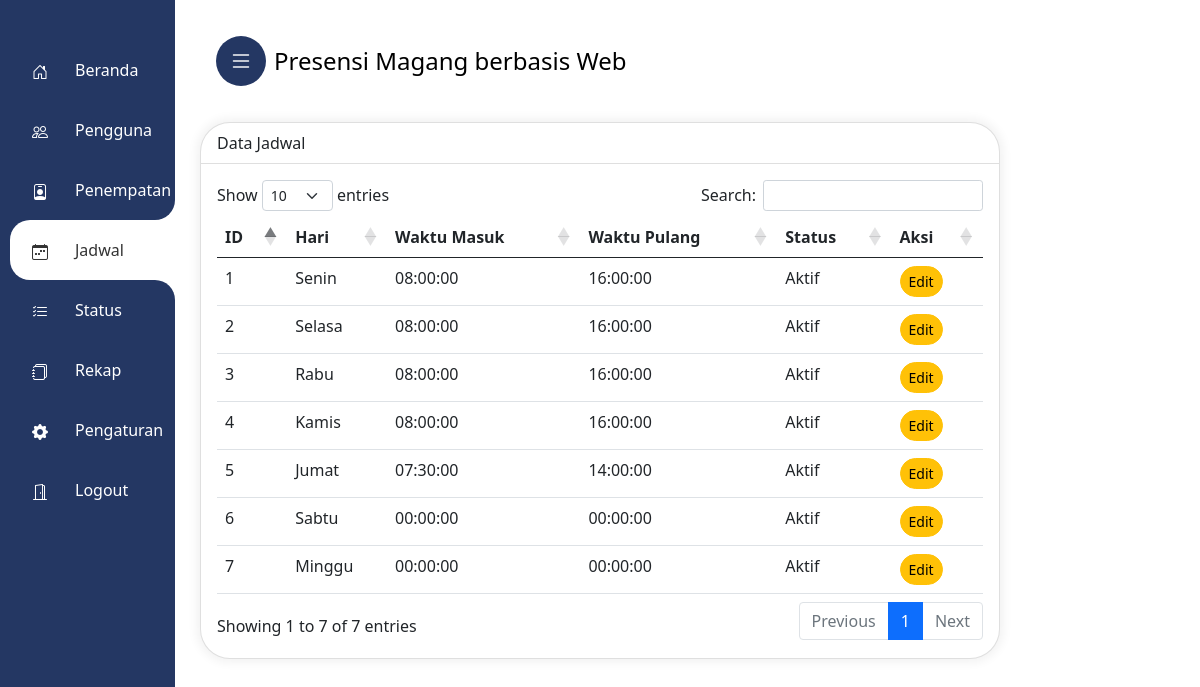
Screenshot of /admin/jadwal.php (signed in) with the database file from the repository.
### tables this page shows
CREATE TABLE `jadwal` (
  `id_jadwal` int(11) NOT NULL,
  `nama_hari` varchar(11) NOT NULL,
  `waktu_masuk` time NOT NULL,
  `waktu_pulang` time NOT NULL,
  `status` varchar(11) NOT NULL
);

### admin/jadwal.php (the view, shortened to what this page needs)
<?php
include_once 'main-admin.php';
    ?>
<!DOCTYPE html>
<html lang="en">
<head>
    <link href="https://cdn.jsdelivr.net/npm/bootstrap@5.0.0-beta2/dist/css/bootstrap.min.css" rel="stylesheet"
>
</head>
<body>
    <div class="mx-auto">
        <div class="card">
            <div class="card-header">
                Data Jadwal
            </div>
            <div class="card-body">
                <table class="table">
                    <thead>
                        <tr>
                            <th scope="col">ID</th>
                            <th scope="col">Hari</th>
                            <th scope="col">Waktu Masuk</th>
                            <th scope="col">Waktu Pulang</th>
                            <th scope="col">Status</th>
                            <th scope="col">Aksi</th>
                        </tr>
                    </thead>
                    <tbody>
                        <?php
                        $sql = "SELECT * FROM jadwal";
                        $stmt = $conn->prepare($sql);
                        $stmt->execute();
                        $result = $stmt->fetchAll(PDO::FETCH_ASSOC);
                        foreach ($result as $row) {
                            $id_jadwal = $row['id_jadwal'];
                            $nama_hari = $row['nama_hari'];
                            $waktu_masuk = $row['waktu_masuk'];
                            $waktu_pulang = $row['waktu_pulang'];
                            $status = $row['status'];
                            ?>
                            <tr>
                                <td scope="row">
                                    <?php echo $id_jadwal ?>
                                </td>
                                <td scope="row">
                                    <?php echo $nama_hari ?>
                                </td>
                                <td scope="row">
                                    <?php echo $waktu_masuk ?>
                                </td>
                                <td scope="row">
                                    <?php echo $waktu_pulang ?>
                                </td>
                                <td scope="row">
                                    <?php if ($status == "Nonaktif") { ?>
                                        <span class='text-danger'><?php echo $status ?></span>
                                    <?php } else { ?>
                                        <span><?php echo $status ?></span>
                                    <?php } ?>
                                </td>
                                <td scope="row">
                                    <a data-bs-toggle="modal" data-bs-target="#editModal"
                                        data-jadwal="<?php echo $id_jadwal ?>" data-namahari="<?php echo $nama_hari ?>"
                                        data-waktumasuk="<?php echo $waktu_masuk ?>"
                                        data-waktupulang="<?php echo $waktu_pulang ?>" data-status="<?php echo $status ?>">
                                        <button type="button" class="btn btn-warning btn-sm">Edit</button>
                                    </a>
                                </td>
                            </tr>
                            <?php
                        }
                        ?>
                    </tbody>
                </table>
            </div>
        </div>
    </div>
</body>
</html>

### admin/style.css (style rules this page uses)
a,a:hover,a:focus { color: inherit;text-decoration: none;transition: all 0.3s; }
.card { box-shadow: 0px 0px 10px 4px rgba(0, 0, 0, 0.05);border:none;border-radius: 30px; }
@media only screen and (min-width: 576px) { .mx-auto { margin-top:20px } }

### admin/main-admin.php (style rules this page uses)
.btn { border-radius:18px !important; }
.card, .modal-content { border:0;border-radius: 30px !important; }
.card-header { background:none !important }

### admin/jadwal.php (style rules this page uses)
.mx-auto { width: 800px }
.card { margin-top: 10px; }

### rows the page displays
jadwal: id_jadwal "1", nama_hari "Senin", waktu_masuk "08:00:00", waktu_pulang "16:00:00", status "Aktif"
jadwal: id_jadwal "2", nama_hari "Selasa", waktu_masuk "08:00:00", waktu_pulang "16:00:00", status "Aktif"
jadwal: id_jadwal "3", nama_hari "Rabu", waktu_masuk "08:00:00", waktu_pulang "16:00:00", status "Aktif"
jadwal: id_jadwal "4", nama_hari "Kamis", waktu_masuk "08:00:00", waktu_pulang "16:00:00", status "Aktif"
jadwal: id_jadwal "5", nama_hari "Jumat", waktu_masuk "07:30:00", waktu_pulang "14:00:00", status "Aktif"
jadwal: id_jadwal "6", nama_hari "Sabtu", waktu_masuk "00:00:00", waktu_pulang "00:00:00", status "Aktif"
jadwal: id_jadwal "7", nama_hari "Minggu", waktu_masuk "00:00:00", waktu_pulang "00:00:00", status "Aktif"
